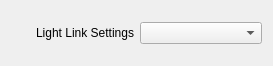
<?xml version="1.0" encoding="UTF-8"?>
<ui version="4.0">
 <class>UnificationDropDownWidget</class>
 <widget class="QWidget" name="UnificationDropDownWidget">
  <property name="geometry">
   <rect>
    <x>0</x>
    <y>0</y>
    <width>273</width>
    <height>66</height>
   </rect>
  </property>
  <property name="windowTitle">
   <string>Form</string>
  </property>
  <layout class="QHBoxLayout" name="horizontalLayout_2">
   <item>
    <layout class="QHBoxLayout" name="horizontalLayout">
     <item>
      <widget class="QLabel" name="label">
       <property name="text">
        <string>Light Link Settings</string>
       </property>
       <property name="alignment">
        <set>Qt::AlignRight|Qt::AlignTrailing|Qt::AlignVCenter</set>
       </property>
      </widget>
     </item>
     <item>
      <widget class="QComboBox" name="unificationKindDropDown"/>
     </item>
    </layout>
   </item>
  </layout>
 </widget>
 <resources/>
 <connections/>
</ui>
